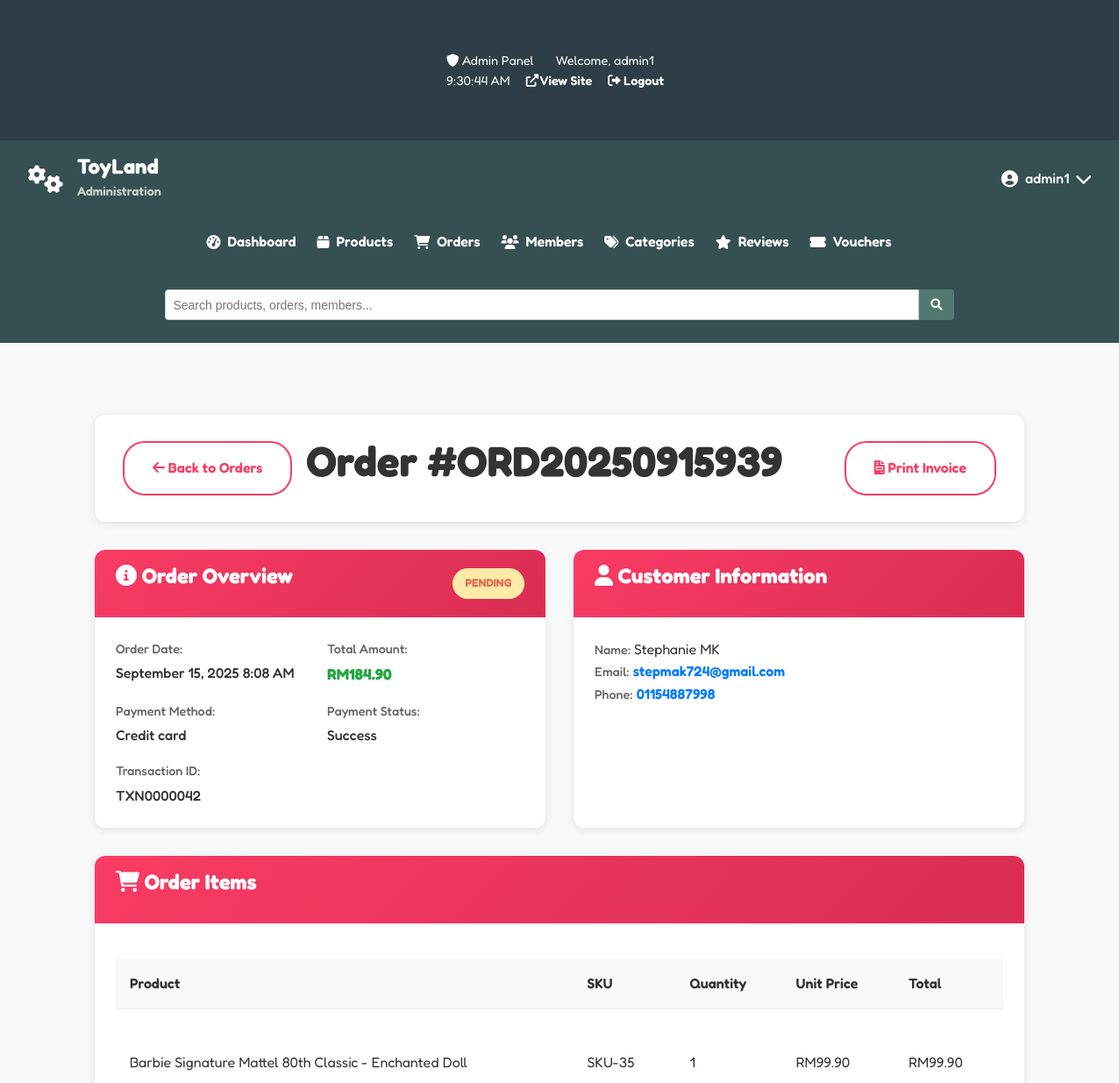
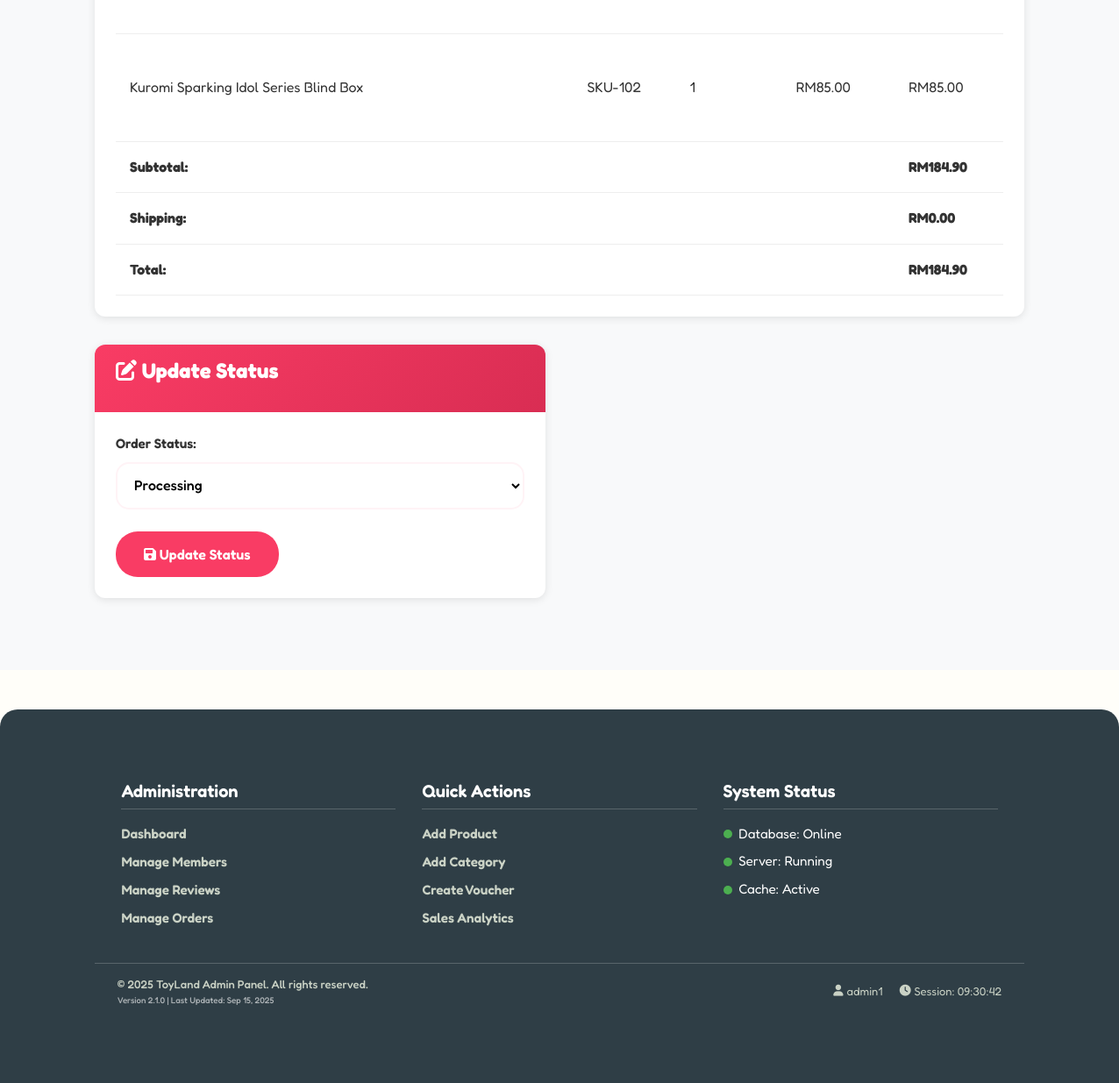
/root/admin/order_details.php?id=ORD0000042 (signed in), run on the app's committed database (2 pictures, top to bottom).
### tables this page shows
CREATE TABLE `orders` (
  `order_id` varchar(11) NOT NULL,
  `user_id` varchar(11) NOT NULL,
  `order_number` varchar(20) NOT NULL,
  `subtotal` decimal(10,2) NOT NULL,
  `shipping_cost` decimal(10,2) NOT NULL DEFAULT 0.00,
  `discount_amount` decimal(10,2) NOT NULL DEFAULT 0.00,
  `voucher_id` varchar(11) DEFAULT NULL,
  `total_amount` decimal(10,2) NOT NULL,
  `order_status` enum('pending','processing','shipped','delivered','cancel_requested','cancelled') DEFAULT 'pending',
  `tracking_number` varchar(100) DEFAULT NULL,
  `shipping_courier` varchar(100) DEFAULT NULL,
  `payment_id` varchar(11) DEFAULT NULL,
  `shipping_first_name` varchar(50) DEFAULT NULL,
  `shipping_last_name` varchar(50) DEFAULT NULL,
  `shipping_address_line1` varchar(255) DEFAULT NULL,
  `shipping_address_line2` varchar(255) DEFAULT NULL,
  `shipping_city` varchar(100) DEFAULT NULL,
  `shipping_state` varchar(100) DEFAULT NULL,
  `shipping_postal_code` varchar(20) DEFAULT NULL,
  `shipping_area` enum('west','east') NOT NULL,
  `billing_first_name` varchar(50) DEFAULT NULL,
  `billing_last_name` varchar(50) DEFAULT NULL,
  `billing_address_line1` varchar(255) DEFAULT NULL,
  `billing_address_line2` varchar(255) DEFAULT NULL,
  `billing_city` varchar(100) DEFAULT NULL,
  `billing_state` varchar(100) DEFAULT NULL,
  `billing_postal_code` varchar(20) DEFAULT NULL,
  `billing_area` enum('west','east') DEFAULT NULL,
  `contact_email` varchar(100) DEFAULT NULL,
  `contact_phone` varchar(20) DEFAULT NULL,
  `order_notes` text DEFAULT NULL,
  `created_at` timestamp NOT NULL DEFAULT current_timestamp(),
  `updated_at` timestamp NOT NULL DEFAULT current_timestamp() ON UPDATE current_timestamp(),
  `shipped_date` datetime DEFAULT NULL
);

CREATE TABLE `payments` (
  `payment_id` varchar(11) NOT NULL,
  `order_id` varchar(11) NOT NULL,
  `user_id` varchar(11) NOT NULL,
  `amount` decimal(10,2) NOT NULL,
  `payment_method` varchar(50) NOT NULL,
  `payment_status` enum('pending','completed','failed','refunded','success') DEFAULT 'pending',
  `transaction_id` varchar(50) DEFAULT NULL,
  `wallet_id` varchar(20) DEFAULT NULL,
  `payment_date` timestamp NOT NULL DEFAULT current_timestamp(),
  `created_at` timestamp NOT NULL DEFAULT current_timestamp(),
  `updated_at` timestamp NOT NULL DEFAULT current_timestamp() ON UPDATE current_timestamp()
);

CREATE TABLE `order_items` (
  `order_id` varchar(11) NOT NULL,
  `product_id` varchar(11) NOT NULL,
  `product_name` varchar(255) NOT NULL,
  `quantity` int(11) NOT NULL DEFAULT 1,
  `unit_price` decimal(10,2) NOT NULL,
  `total_price` decimal(10,2) NOT NULL,
  `created_at` timestamp NOT NULL DEFAULT current_timestamp(),
  `updated_at` timestamp NOT NULL DEFAULT current_timestamp() ON UPDATE current_timestamp()
);

CREATE TABLE `products` (
  `product_id` varchar(11) NOT NULL,
  `name` varchar(200) NOT NULL,
  `description` text DEFAULT NULL,
  `price` decimal(10,2) NOT NULL,
  `sale_price` decimal(10,2) DEFAULT NULL,
  `sku` varchar(50) NOT NULL,
  `stock_quantity` int(11) DEFAULT 0,
  `category_id` varchar(11) DEFAULT NULL,
  `image` varchar(255) DEFAULT NULL,
  `status` enum('active','inactive','out_of_stock') DEFAULT 'active',
  `featured` tinyint(1) DEFAULT 0,
  `created_at` timestamp NOT NULL DEFAULT current_timestamp(),
  `updated_at` timestamp NOT NULL DEFAULT current_timestamp() ON UPDATE current_timestamp(),
  `product_features` text DEFAULT NULL,
  `product_specifications` text DEFAULT NULL
);

### root/admin/order_details.php (the view, shortened to what this page needs)
<?php
require_once 'send_status_email.php';
$order_id = $_GET['id'] ?? null;
$allowed_transitions = [
    'pending'           => ['processing', 'cancel_requested'],
    'processing'        => ['shipped', 'cancel_requested'],
    'shipped'           => ['delivered'],
    'cancel_requested'  => ['cancelled'],
    'delivered'         => [],
    'cancelled'         => []
];
$stmt = $pdo->prepare("SELECT * FROM orders WHERE order_id = ?");
$stmt->execute([$order_id]);
$order = $stmt->fetch(PDO::FETCH_ASSOC);
try {
    $stmt = $pdo->prepare("
    SELECT o.*,
           u.username, u.email, u.role,
           pay.payment_method, pay.payment_status, pay.transaction_id,
           v.code AS voucher_code, v.description AS voucher_description,
           v.discount_type, v.discount_value
    FROM orders o
    JOIN user u ON o.user_id = u.user_id
    LEFT JOIN payments pay ON o.payment_id = pay.payment_id
    LEFT JOIN vouchers v ON o.voucher_id = v.voucher_id
    WHERE o.order_id = ?
");
$stmt->execute([$order_id]);
$order = $stmt->fetch(PDO::FETCH_ASSOC);
     $stmt = $pdo->prepare("
        SELECT oi.*, p.sku, p.image
        FROM order_items oi
        JOIN products p ON oi.product_id = p.product_id
        WHERE oi.order_id = ?
    ");
    $stmt->execute([$order_id]);
    $order_items = $stmt->fetchAll(PDO::FETCH_ASSOC);
} catch (Exception $e) {
    $_SESSION['error_message'] = "Error fetching order details: " . $e->getMessage();
    header('Location: orders.php');
    exit;
}
include '../includes/admin_header.php';
?>
<section class="order-details-section">
    <div class="container">
        <div class="page-header">
            <div class="header-left">
                <a href="orders.php" class="btn btn-outline">
                    <i class="fas fa-arrow-left"></i> Back to Orders
                </a>
                <h1>Order #<?= htmlspecialchars($order['order_number']) ?></h1>
            </div>
            <div class="header-actions">
                <a href="../admin/print_order.php?id=<?= urlencode($order['order_id']) ?>"
                    target="_blank"
                    class="btn btn-outline">
                    <i class="fas fa-file-invoice"></i> Print Invoice
                </a>
            </div>
        </div>
        <div class="order-details-grid">
            <div class="detail-card order-overview">
                <div class="card-header">
                    <h3><i class="fas fa-info-circle"></i> Order Overview</h3>
                    <span class="status-badge status-<?= $order['order_status'] ?>">
                        <?= ucfirst($order['order_status']) ?>
                    </span>
                </div>
                <div class="card-content">
                    <div class="overview-grid">
                        <div class="overview-item">
                            <label>Order Date:</label>
                            <span><?= date('F j, Y g:i A', strtotime($order['created_at'])) ?></span>
                        </div>
                        <div class="overview-item">
                            <label>Total Amount:</label>
                            <span class="amount">RM<?= number_format($order['total_amount'], 2) ?></span>
                        </div>
                        <div class="overview-item">
                            <label>Payment Method:</label>
                            <span><?= ucfirst(str_replace('_', ' ', $order['payment_method'])) ?></span>
                        </div>
                        <div class="overview-item">
                            <label>Payment Status:</label>
                            <span class="payment-status status-<?= $order['payment_status'] ?>">
                                <?= ucfirst($order['payment_status']) ?>
                            </span>
                        </div>
                        <?php if (!empty($order['transaction_id'])): ?>
                        <div class="overview-item">
                            <label>Transaction ID:</label>
                            <span><?= htmlspecialchars($order['transaction_id']) ?></span>
                        </div>
                        <?php endif; ?>
                    </div>
                </div>
            </div>
            <div class="detail-card customer-info">
                <div class="card-header">
                    <h3><i class="fas fa-user"></i> Customer Information</h3>
                </div>
                <div class="card-content">
                    <div class="customer-details">
                        <div class="customer-item">
                            <label>Name:</label>
                            <span><?= htmlspecialchars($order['shipping_first_name'] . ' ' . $order['shipping_last_name']) ?></span>
                        </div>
                        <div class="customer-item">
                            <label>Email:</label>
                            <span><a href="mailto:<?= htmlspecialchars($order['contact_email']) ?>"><?= htmlspecialchars($order['contact_email']) ?></a></span>
                        </div>
                        <?php if (!empty($order['contact_phone'])): ?>
                        <div class="customer-item">
                            <label>Phone:</label>
                            <span><a href="tel:<?= htmlspecialchars($order['contact_phone']) ?>"><?= htmlspecialchars($order['contact_phone']) ?></a></span>
                        </div>
                        <?php endif; ?>
                    </div>
                </div>
            </div>
            <div class="detail-card order-items full-width">
                <div class="card-header">
                    <h3><i class="fas fa-shopping-cart"></i> Order Items</h3>
                </div>
                <div class="card-content">
                    <div class="items-table-container">
                        <table class="items-table">
                            <thead>
                                <tr>
                                    <th>Product</th>
                                    <th>SKU</th>
                                    <th>Quantity</th>
                                    <th>Unit Price</th>
                                    <th>Total</th>
                                </tr>
                            </thead>
                            <tbody>
                                <?php foreach ($order_items as $item): ?>
                                <tr>
                                    <td>
                                        <div class="product-info">
                                            <div class="product-details">
                                                <span class="product-name"><?= htmlspecialchars($item['product_name']) ?></span>
                                            </div>
                                        </div>
                                    </td>
                                    <td class="sku"><?= htmlspecialchars($item['sku']) ?></td>
                                    <td class="quantity"><?= $item['quantity'] ?></td>
                                    <td class="unit-price">RM<?= number_format($item['unit_price'], 2) ?></td>
                                    <td class="total-price">RM<?= number_format($item['quantity'] * $item['unit_price'], 2) ?></td>
                                </tr>
                                <?php endforeach; ?>
                            </tbody>
                            <tfoot>
                                 <tr class="total-row">
                                    <td colspan="4"><strong>Subtotal:</strong></td>
                                    <td><strong>RM<?= number_format($order['subtotal'], 2) ?></strong></td>
                                </tr>
                                <tr class="total-row">
                                    <td colspan="4"><strong>Shipping:</strong></td>
                                    <td><strong>RM<?= number_format($order['shipping_cost'], 2) ?></strong></td>
                                </tr>
                                <tr class="total-row">
                                    <td colspan="4"><strong>Total:</strong></td>
                                    <td><strong>RM<?= number_format($order['total_amount'], 2) ?></strong></td>
                                </tr>
                            </tfoot>
                        </table>
                    </div>
                </div>
            </div>
            <div class="detail-card status-management">
                <div class="card-header">
                <h3><i class="fas fa-edit"></i> Update Status</h3>
            </div>
            <div class="card-content">
                <form method="POST" class="status-form">
            <div class="form-group">
                <label for="new_status">Order Status:</label>
                <select id="new_status" name="new_status" required>
                    <?php foreach ($allowed_transitions[$order['order_status']] as $next_status): ?>
                    <option value="<?= htmlspecialchars($next_status) ?>">
                        <?= ucfirst(str_replace('_', ' ', $next_status)) ?>
                    </option>
                <?php endforeach; ?>
                </select>
            </div>
            <button type="submit" class="btn btn-primary">
                <i class="fas fa-save"></i> Update Status
            </button>
        </form>
    </div>
</div>
    </div>
</div>
        </div>
<?php include '../includes/admin_footer.php'; ?>

### data on the page
orders: order_number "ORD20250915939", order_status "PENDING", created_at "September 15, 2025 8:08 AM", total_amount "184.90", payment.payment_method "Credit card", payment.payment_status "Success", payment.transaction_id "TXN0000042", shipping_first_name+shipping_last_name "Stephanie MK", contact_email "stepmak724@gmail.com", contact_phone "01154887998", subtotal "184.90", shipping_cost "0.00", new_status "Processing"
order_items: product_name "Barbie Signature Mattel 80th Classic - Enchanted Doll", product.sku "SKU-35", quantity "1", unit_price "99.90", $item['quantity']*$item['unit_price'] "99.90"
order_items: product_name "Kuromi Sparking Idol Series Blind Box", product.sku "SKU-102", quantity "1", unit_price "85.00", $item['quantity']*$item['unit_price'] "85.00"

### other printed values
$_SESSION['admin_username'] "admin1"
